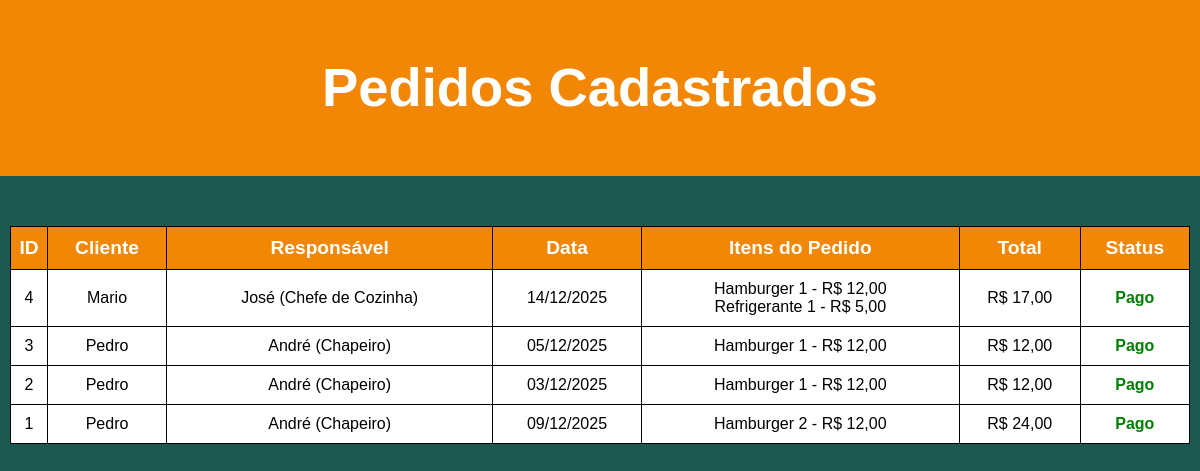
The app's page /pedidos_cadastrados/, older data.
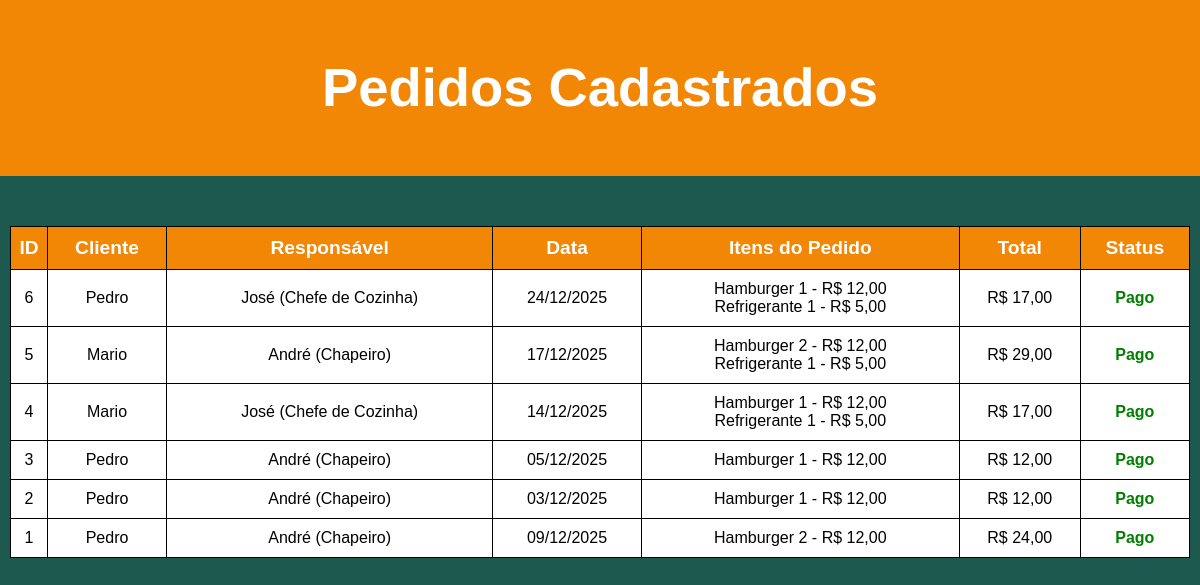
The same page, newer data.
### app_lanchonete/models.py (models this page shows, shortened)
class Pedido(models.Model):
    cliente = models.ForeignKey(Cliente, on_delete=models.CASCADE)
    funcionario = models.ForeignKey(Funcionario, on_delete=models.CASCADE)
    data = models.DateField()

class Cliente(models.Model):
    nome = models.CharField(max_length=50)
    telefone = models.CharField(max_length=20)

class Funcionario(models.Model):
    nome = models.CharField(max_length=50)
    especialidade = models.CharField(max_length=255)

class ItemPedido(models.Model):
    pedido = models.ForeignKey(Pedido, on_delete=models.CASCADE)
    lanche = models.ForeignKey(Lanche, on_delete=models.CASCADE)
    quantidade = models.PositiveIntegerField(default=1)

class Lanche(models.Model):
    nome = models.CharField(max_length=50)
    valor = models.DecimalField(max_digits=5, decimal_places=2)

class Pagamento(models.Model):
    pedido = models.OneToOneField(Pedido, on_delete=models.CASCADE)
    valor = models.DecimalField(max_digits=6, decimal_places=2)
    pago = models.BooleanField(default=False)

### app_lanchonete/views.py (the view)
# urls.py: path('pedidos_cadastrados/', views.pedidos_cadastrados, name='pedidos_cadastrados'),
def pedidos_cadastrados(request):
    pedidos = models.Pedido.objects.all().order_by("-id")
    contexto = {
        "pedidos": pedidos,
    }
    return render(request, "pedido/ver_pedidos.html", contexto)

### app_lanchonete/templates/pedido/ver_pedidos.html (shortened to what this page needs)
<body>
    <header>
        <h1><a href="{% url 'home' %}">Pedidos Cadastrados</a></h1>
    </header>
    <div class="container">
        <table>
            <thead>
                <tr>
                    <th>ID</th>
                    <th>Cliente</th>
                    <th>Responsável</th>
                    <th>Data</th>
                    <th>Itens do Pedido</th>
                    <th>Total</th>
                    <th>Status</th>
                </tr>
            </thead>
            <tbody>
                {% for pedido in pedidos %}
                <tr>
                    <td>{{ pedido.id }}</td>
                    <td>{{ pedido.cliente.nome }}</td>
                    <td>{{ pedido.funcionario.nome }} ({{pedido.funcionario.especialidade}})</td>
                    <td>{{ pedido.data|date:"d/m/Y" }}</td>
                    <td>
                        <ul>
                            {% for item in pedido.itempedido_set.all %}
                            <li>
                                {{ item.lanche.nome }}
                                <span>
                                    {{ item.quantidade }} - R$ {{ item.lanche.valor }}
                                </span>
                            </li>
                            {% endfor %}
                        </ul>
                    </td>
                    <td>
                        R$ {{ pedido.pagamento.valor }}
                    </td>
                    <td>
                        {% if pedido.pagamento.pago %}
                            <span style="color: green; font-weight: bold;">Pago</span>
                        {% else %}
                            <form method="post" action="{% url 'marcar_pago' pedido.id %}">
                                {% csrf_token %}
                                <button id="botao-pago" type="submit">Pagar</button>
                            </form>
                        {% endif %}
                    </td>
                </tr>
                {% empty %}
                <tr>
                    <td>
                        <strong>Nenhum pedido cadastrado ainda.</strong>
                    </td>
                </tr>
                {% endfor %}
            </tbody>
        </table>
    </div>
</body>

### app_lanchonete/templates/pedido/ver_pedidos.html (style rules this page uses)
body { font-family: Arial, sans-serif; background: #1D594E; margin: 0; padding: 0; }
h1 { font-size: clamp(2.6rem, 5vw, 3.4rem); }
h1 a { color: #fff; text-decoration: none; }
header { background: #F28705; color: white; padding: 20px 0; text-align: center; margin-bottom: 50px; }
table { border: 1px; border-collapse: collapse; background-color: white; font-size: 1rem; text-align: center; vertical-align: center; }
td, th { border: 1px solid black; padding: 10px 0; }
thead { background-color: #F28705; color: white; font-size: 1.2rem; }
table ul { list-style: none; margin: 0; padding: 0; }
div.container { display: flex; justify-content: center; padding: 0 10px; }
div.container table { width: 100%; max-width: 1250px; }

Row changes from the older to the newer data that the page shows:
added Pedido: id "6", cliente.nome "Pedro", funcionario.nome "José", funcionario.especialidade "Chefe de Cozinha", data "24/12/2025", pagamento.valor "17,00", shows "Pago"
added ItemPedido: lanche.nome "Hamburger", quantidade "1", lanche.valor "12,00", shown under "6"
added ItemPedido: lanche.nome "Refrigerante", quantidade "1", lanche.valor "5,00", shown under "6"
added Pedido: id "5", cliente.nome "Mario", funcionario.nome "André", funcionario.especialidade "Chapeiro", data "17/12/2025", pagamento.valor "29,00", shows "Pago"
added ItemPedido: lanche.nome "Hamburger", quantidade "2", lanche.valor "12,00", shown under "5"
added ItemPedido: lanche.nome "Refrigerante", quantidade "1", lanche.valor "5,00", shown under "5"
